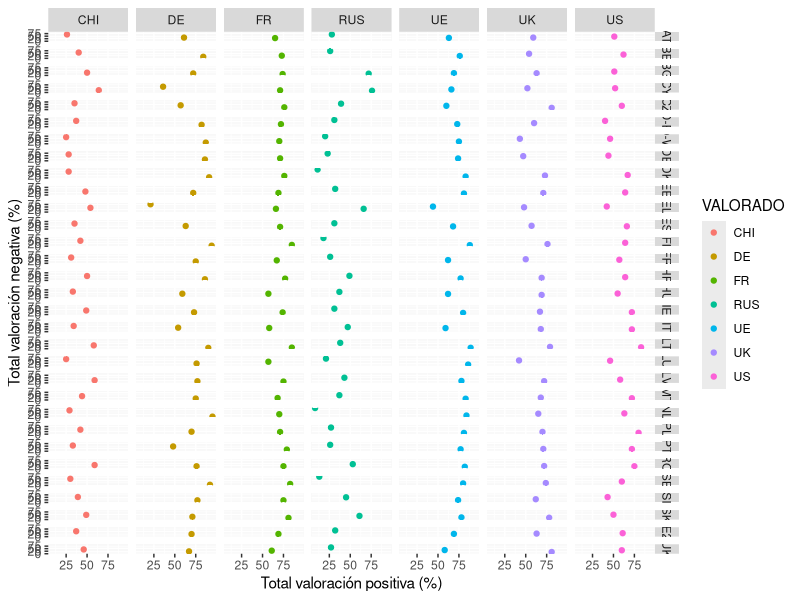
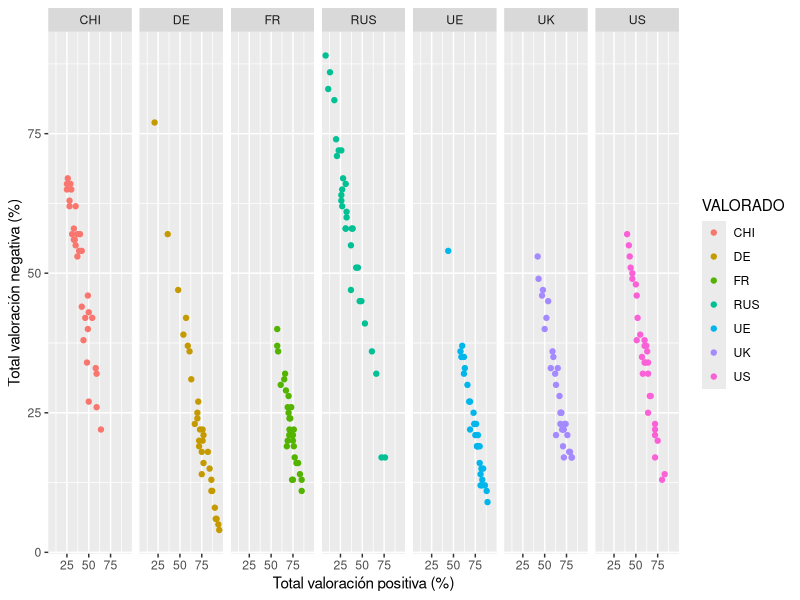

Write the R code that produced these figures, in order.
## ---- chunk 1
library(ggplot2)
library(scales)
library(readxl)
eu<-read.csv("eur6.csv")
## ---- chunk 2
p<-qplot(TP,TN, data=eu, colour= VALORADO, xlab = ("Total valoración positiva (%)"), ylab="Total valoración negativa (%)")
p + facet_grid(PAIS ~ VALORADO)
# p + scale_x_discrete(labels = NULL )+ scale_y_discrete(labels = NULL)
## ---- chunk 3
p<-qplot(TP,TN, data=eu, colour= VALORADO, xlab = ("Total valoración positiva (%)"), ylab="Total valoración negativa (%)")
p + facet_grid(. ~ VALORADO)
# p + scale_x_discrete(labels = NULL )+ scale_y_discrete(labels = NULL)
